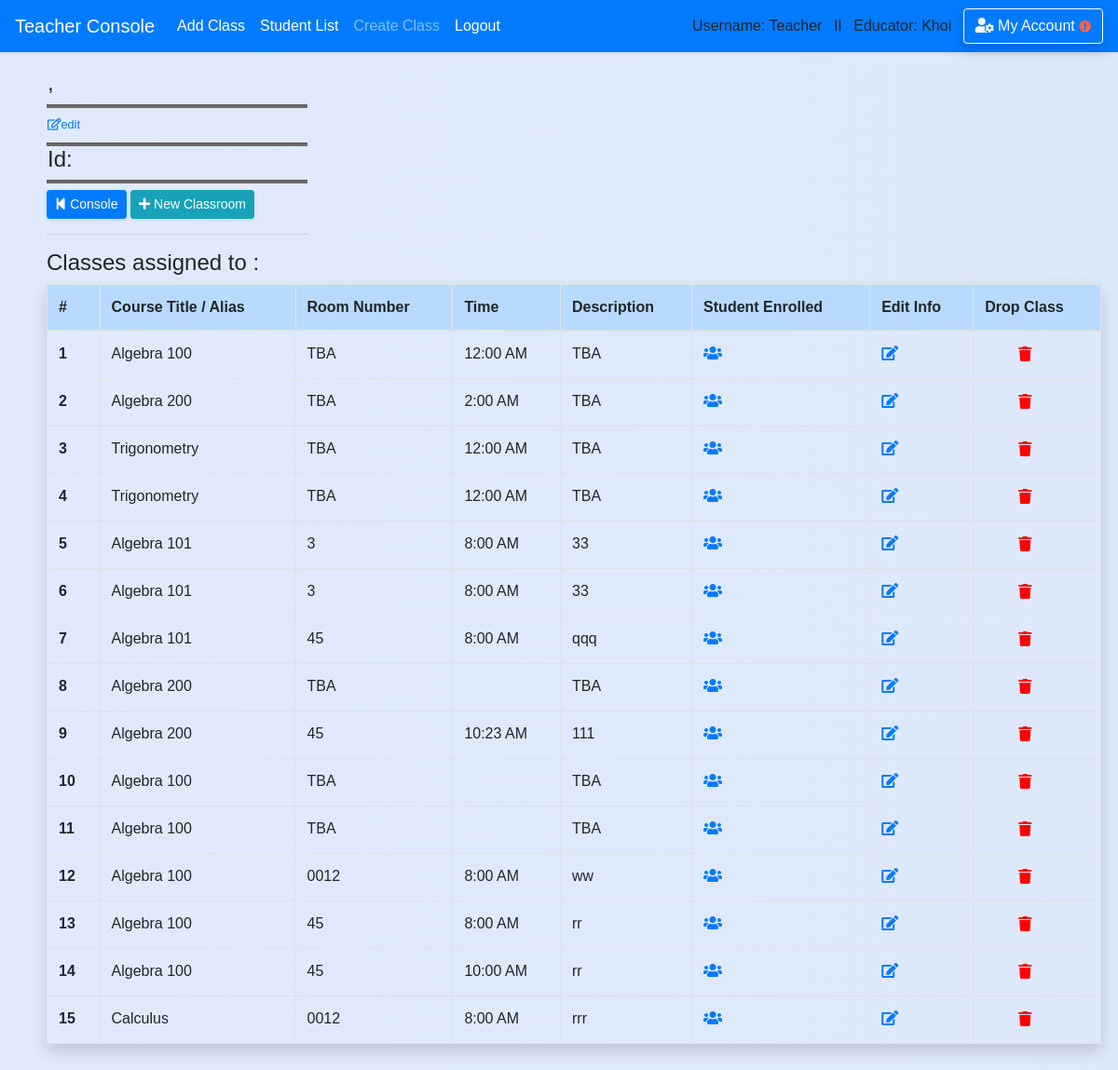
Screenshot of /teacher/classroom (signed in) with the database file from the repository.
### school_app/models.py (models this page shows, shortened)
class Classroom(models.Model):
    course_title = models.CharField(max_length=50,default='')
    course_number = models.CharField(max_length=20,default='')
    teacher_name = models.CharField(max_length=50,default='')
    teacher_idx = models.CharField(max_length=10,default='')
    room_number = models.CharField(max_length=10,default='TBA')
    time = models.TimeField(blank=True,null=True)
    description = models.CharField(max_length=300,default='TBA')
    is_archive = models.BooleanField(default=False)
    semester = models.CharField(max_length=50,default='')
    year = models.CharField(max_length=4,default='')
    teacher = models.ForeignKey('Teacher',blank=True, null=True, on_delete = models.SET_NULL, related_name='classroom_by_teacher')
    course = models.ForeignKey('Course',blank=True, null=True, on_delete = models.SET_NULL, related_name='course_in_classroom')
    student = models.ManyToManyField(Student, blank=True)

### school_app/views_logged.py (the view)
# urls.py: path('teacher/classroom', views_logged.classroom, name='classroom_list'),
def classroom(request,course_id=None):
    if is_login(request) == False:
        return redirect('/login')
    if is_login(request) == True:
        if request.user.profile.is_teacher == False:
            messages.warning(request, "You don't have Instructor's Privilege!")
            return redirect('/')
        course = Course.objects.filter(id=course_id).first()
        classes = Classroom.objects.filter(course=course)
        time_list = []
        for cla in classes:
            time_list.append(cla.time)
        conflict_index=[]
        for time in time_list:
            for index, time2 in enumerate(time_list):
                count = 0
                if time == time2:
                    count += 1
                    if count >= 2:
                        conflict_index.append(index+1)
        return render(request,'teacher/classroom/view_classroom.html',
        {'classes':classes,'course':course,'conflict_index':conflict_index})

### school_app/views_functions.py (called while the page is built)
def is_login(request):
    if not request.user.is_authenticated:
        messages.warning(request, "Please Login or Create an Account.")
        return False
    return True

### school_app/templates/teacher/classroom/view_classroom.html (shortened to what this page needs)
{% extends 'base.html' %}
{% block content %}
<div class='content'>
  <div class="container-fuild form-row" style='width:100%'>
    <div class="col-md-6">
        <div style="width: 280px">
        <h4 style='padding-left: 1px'>{{ course.semester }}, {{ course.year }}</h4>
        <hr class='hr-line'/>
        <h4 style='padding-left: 1px'>{{ course.course_title }}
        <a href='{% url "edit_course" course_id=course.id  %}'><h6 style='display:inline'><small><i class="far fa-edit"></i>edit</small></h6></a>
        </h4>
        <hr class='hr-line'/>
        <h4 style='padding-left: 1px'>Id: {{course.course_number}}</h4>
        <hr class='hr-line'/>
          <a href='{% url "teacher" %}' class="btn btn-sm btn-primary shadow-sm" ><i class="fas fa-step-backward"></i> Console</a></a>
          <a href='{% url "add_classroom" course_id=course.id %}' class="btn btn-info btn-sm shadow-sm" role="button"><i class="fas fa-plus"></i> New Classroom</a>
        <hr/></div></div>
        <div class="col-md-5">
        </div></div>
        {% if classes %}
          <h5><big>Classes assigned to {{ course.course_title }} :</big></h5>
          <div class='mr-2'>
          <table class="table table-hover table-bordered pad-right-table shadow ">
            <thead class='table-primary'>
            <tr>
              <th scope="col" style="width: 5%">#</th>
              <th scope="col">Course Title / Alias</th>
              <th scope="col">Room Number</th>
              <th scope="col">Time</th>
              <th scope="col">Description</th>
              <th scope="col">Student Enrolled</th>
              <th scope="col">Edit Info</th>
              <th scope="col">Drop Class</th>
            </tr>
            </thead>
            <tbody>
        {% for class in classes %}
            <tr>
              <th scope="row">{{ forloop.counter }}</th>
              <td>{{ class.course_title }}</td>
              <td>{{ class.room_number }}</td>
              <td>{{ class.time|time:"g:i A" }}</td>
              <td>{{ class.description }}</td>
              <td>
                <a href='{% url "edit_course" course_id=course.id %}'><i class="fas fa-users"></i></a>
              </td>
              <td>
                <a href='{% url "edit_classroom" classroom_id=class.id %}'><i class="fas fa-edit"></i></a>
              </td>
              <td>
                <form action='/teacher/classroom/detached_classroom/' method='post'>{% csrf_token %}
                  <button type='submit' style='border:none;background:none;cursor: pointer;cursor: hand;'>
                  <i style='color:red' class="fas fa-trash test" data-toggle="popover" data-placement="top" data-trigger="hover" data-content="Alert!"></i>
                  </button>
                </form>
              </td>
            </tr>
        {% endfor %}
            </tbody>
          </table>
        {% else %}
        <h5><div class="alert-inherit alert-info shadow-sm" role="alert"><i class="fas fa-exclamation"></i> No Classes assigned to this course.</div></h5>
        {% endif %}
</div></div><br>
{% endblock %}

### school_app/templates/base.html (shortened to what this page needs)
<!doctype html>
<html>
    <head>
{% load static %}
        <link rel="stylesheet" type="text/css" href="{% static 'school_app/style.css' %}" />
        <link rel="stylesheet" href="https://stackpath.bootstrapcdn.com/bootstrap/4.1.0/css/bootstrap.min.css">
        <link rel="stylesheet" href="https://use.fontawesome.com/releases/v5.0.13/css/all.css">
    </head>
{% if request.user.profile.is_teacher %}
  <body class='body-teacher'>
{% else %}
  <body>
{% endif %}<header>
<nav class="navbar navbar-expand-lg navbar-dark bg-primary shadow-sm fixed-top">
    <a class="navbar-brand" href="/teacher">Teacher Console</a>
    <div class="navbar-collapse collapse show" id="navbarColor02" style="">
      <ul class="navbar-nav mr-auto">
        <li class="nav-item active">
          <a class="nav-link" href="/teacher/add_class">Add Class<span class="sr-only">(current)</span></a>
        </li>
        <li class="nav-item active">
          <a class="nav-link" href="/teacher/student_list">Student List<span class="sr-only">(current)</span></a>
        </li>
        <li class="nav-item">
          <a class="nav-link" href="/teacher/add_class">Create Class</a>
        </li>
        <li class="nav-item active">
          <a class="nav-link" href="{% url 'logout' %}">Logout</a>
        </li>
      </ul>
      {% if request.user.username %}
          Username: {{ request.user.username }} &ensp;II&ensp;
      {% endif %}
      {% if request.user.profile.is_teacher %}
          Educator: {{request.user.first_name}} &ensp;
      {% endif %}
      <a href='/account_management/' class='btn btn-outline-light shadow'>
         <i class="fas fa-user-cog"></i> My Account
      {% if user.profile.home_address == '' or user.profile.phone_number == '' or user.profile.emergency_contact == '' or user.email == '' or user.profile.birth_date == '' %}
        <i class="fas fa-exclamation-circle small" style='color:tomato'></i>
      {% endif %}
      </a>
    </div>
  </nav>
    </header>
    <div class='' style='padding-top:45px'>
    {% block content %}
    {% endblock %}
    </div>
</body>
</html>

### school_app/static/school_app/style.css (style rules this page uses)
.body-teacher { font-family:sans-serif; background: linear-gradient(to right, #e0eafc, #cfdef3); background-size: 600% 100%; }
.content { padding-top: 30px; padding-left:50px; padding-right:10px; }
.hr-line { height: 1px; background-color: dimgrey; padding: 1px; margin: 0px; }

### school_app/templates/base.html (style rules this page uses)
form,h1,ul { padding-left: 30px; padding-right:20px; }

### rows the page displays
Classroom: course_title "Algebra 100", room_number "TBA", time "12:00 AM", description "TBA"
Classroom: course_title "Algebra 200", room_number "TBA", time "2:00 AM", description "TBA"
Classroom: course_title "Trigonometry", room_number "TBA", time "12:00 AM", description "TBA"
Classroom: course_title "Trigonometry", room_number "TBA", time "12:00 AM", description "TBA"
Classroom: course_title "Algebra 101", room_number "3", time "8:00 AM", description "33"
Classroom: course_title "Algebra 101", room_number "3", time "8:00 AM", description "33"
Classroom: course_title "Algebra 101", room_number "45", time "8:00 AM", description "qqq"
Classroom: course_title "Algebra 200", room_number "TBA", description "TBA"
Classroom: course_title "Algebra 200", room_number "45", time "10:23 AM", description "111"
Classroom: course_title "Algebra 100", room_number "TBA", description "TBA"
Classroom: course_title "Algebra 100", room_number "TBA", description "TBA"
Classroom: course_title "Algebra 100", room_number "0012", time "8:00 AM", description "ww"
Classroom: course_title "Algebra 100", room_number "45", time "8:00 AM", description "rr"
Classroom: course_title "Algebra 100", room_number "45", time "10:00 AM", description "rr"
Classroom: course_title "Calculus", room_number "0012", time "8:00 AM", description "rrr"

### other values shown
{{ request.user.username }} "Teacher"
{{ request.user.first_name }} "Khoi"
